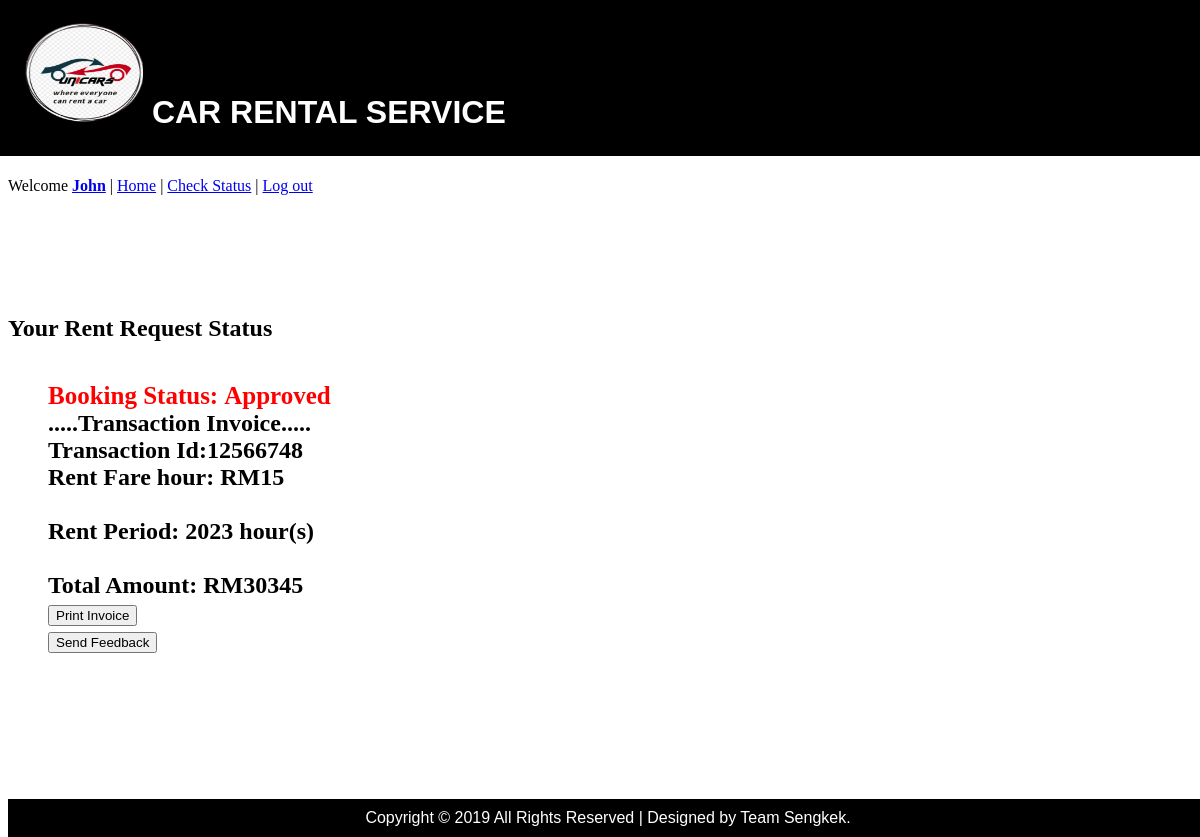
The app's page /status.php (signed in) with its own data.
### tables this page shows
CREATE TABLE `client` (
  `client_id` int(11) NOT NULL,
  `uname` varchar(255) NOT NULL,
  `email` varchar(255) NOT NULL,
  `pass` varchar(11) NOT NULL,
  `phone` int(11) NOT NULL,
  `location` varchar(255) NOT NULL,
  `gender` varchar(255) NOT NULL,
  `car_id` int(11) NOT NULL,
  `status` varchar(255) NOT NULL,
  `OTP` int(4) NOT NULL,
  `fullname` text NOT NULL,
  `transaction_id` varchar(255) NOT NULL,
  `Acc_Balance` int(11) NOT NULL,
  `dtime` varchar(255) NOT NULL,
  `hours` int(255) NOT NULL
);

### status.php (the view, shortened to what this page needs)
<!DOCTYPE html>
<html lang="en">
<head>
	<h1>
    <img src="img/lg1.png" width="120" height="100">
    CAR RENTAL SERVICE
	</h1>
        <link id="pagestyle" rel="stylesheet" type="text/css" href="css/Car_Rent_Design.css">
</head>
<body>
<?php
			include 'menu.php';
		?>
	<section class="listings">
		<div class="wrapper">
		<h2 style="text-decoration:bold">Your Rent Request Status</h2>
			<ul class="properties_list">
			<?php
						include 'includes/config.php';
						$sel = "SELECT * FROM client WHERE uname = '$_SESSION[uname]'";
						$rs = $conn->query($sel);
						$rws = $rs->fetch_assoc();
			?>
				<li>
						<h2><span style="font-size:25px; color: #FF0000">Booking Status:</span>
						<span style="color:red;font-weight: bold; font-size: 25px;">
						<?php echo $rws['status'];?></span>
						<?php
						if($rws['status']=='Approved') {
						?><form id=invoice><?php
							echo '.....Transaction Invoice.....';?><br><?php
							echo 'Transaction Id:'.$rws['transaction_id'];
						?>
						<br>
						<?php	echo 'Rent Fare hour: RM'.$rws['Acc_Balance'];?>
						<br>
						<br>
						<?php	echo 'Rent Period: ' .$rws['hours'] .' hour(s)';?>
						<br>
						<br>
						<?php	echo 'Total Amount: RM'.$rws['Acc_Balance']*$rws['hours'];?>
						<br>
						<input type="submit" onclick="window.print(invoice)" value="Print Invoice" />
						</form>
						<form action="message_admin.php">
						<input type="submit" value="Send Feedback" />
						</form>
						<?php
						}
						?>
						</h2>
				</li>
			</ul>
		</div>
	</section>
	<footer>
	Copyright &copy; <?php echo date("Y")?> All Rights Reserved | Designed by Team Sengkek.
	</footer>
</body>
</html>

### css/Car_Rent_Design.css (style rules this page uses)
h1 { font-family: 'Gill Sans', 'Gill Sans MT', Calibri, 'Trebuchet MS', sans-serif; color: white; background-color: black; padding:25px; margin-top: -10px; margin-left: -10px; margin-right: -8px; }
.listings { padding: 100px 0%; }
.listings ul.properties_list { list-style: none; overflow: hidden; }
.listings ul.properties_list li { display: block; width: 340px; height: auto; position: relative; float: left; margin: 0 40px 40px 0; }
footer { color: rgb(255, 255, 255); background-color: rgba(0, 0, 0, 100); width: 100%; position: fixed; bottom: 0; padding: 10px 0; text-align: center; font-family: Arial; }

### records on screen
client: status "Approved", transaction "12566748", Acc_Balance "15", hours "2023", $rws['Acc_Balance']*$rws['hours'] "30345"

### other values on screen
$_SESSION['uname'] "John"
